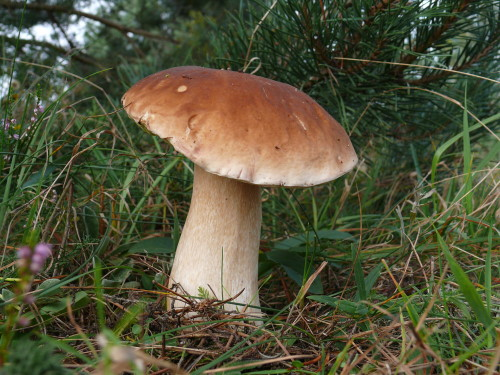
//> input picture resourses/mushroom.jpg, 500 x 375 px
$ ./5-6-calchist_3ch   (built with g++ and OpenCV 4)
//> lines starting //> are read from the running program, lines starting //| are printed output that depends on the picture
#include <opencv2/opencv.hpp>
#include <vector>

int main() {
    cv::Mat img = cv::imread("resourses/mushroom.jpg", cv::IMREAD_COLOR);
//> img is the input picture: 375 rows x 500 cols, CV_8UC3; mean B, G, R 57.9, 83.9, 83.6
    cv::imshow("input", img);

    std::vector<cv::Mat> channels(3);
    cv::split(img, channels);
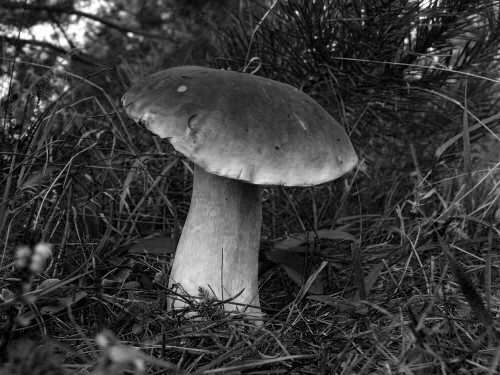
//> channels[0]: 375 rows x 500 cols, CV_8UC1; min 0, max 255, mean 57.9
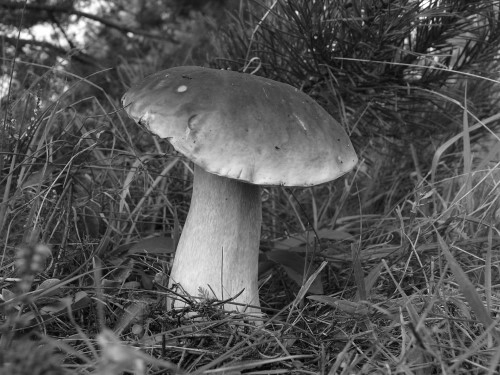
//> channels[1]: 375 rows x 500 cols, CV_8UC1; min 0, max 255, mean 83.9
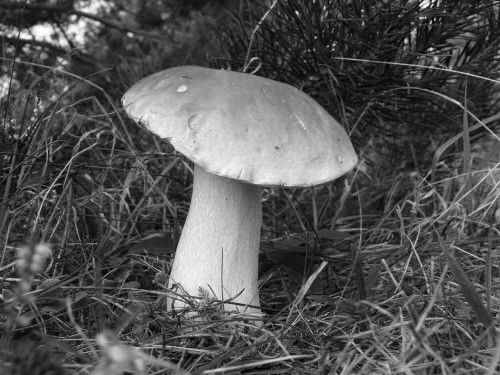
//> channels[2]: 375 rows x 500 cols, CV_8UC1; min 0, max 255, mean 83.6

    const int histSize = 256;
    float range[] = {0, 256};
    const float* histRange = range;
    std::vector<cv::Mat> histOut(3);

    for(int ch = 0; ch < 3; ch++){
        cv::calcHist(&channels[ch], 1, 0, cv::Mat(), histOut[ch], 1, &histSize, &histRange);
    }

    // Print histogram values for every channel
    for(int ch = 0; ch < 3; ch++){
        std::cout << "=== CHANNEL " << ch << ":\n";
        for(int i = 0; i < 256; i++){
            std::cout << histOut[ch].at<float>(i) << " ";
        }
        std::cout << "\n";
    }


    // find max value
    double min, max, maxVal = 0;
    for(int ch = 0; ch < 3; ch++){
        cv::minMaxLoc(histOut[ch], &min, &max);
        if(maxVal < max) maxVal = max;
    }
//> this loop made 3 passes
//> (min, max, maxVal) on pass 1: (7, 2859, 2859)
//> (min, max) on passes 2 to 3: (1, 2239), (2, 2359)
//> after the loop, min = 2; max = 2359; maxVal = 2859

    // draw histogrames
    double ratio = maxVal / 256;
//> ratio = 11.17
    cv::Mat graph = cv::Mat::zeros(cv::Size(256, 256), CV_8UC3);
    cv::Scalar colors[3] = {
        cv::Scalar(255, 0, 0),
        cv::Scalar(0, 255, 0),
        cv::Scalar(0, 0, 255)};

    for(int ch = 0; ch < 3; ch++){
        for(int i = 0; i < 255; i++){
            cv::line(graph, cv::Point(i,255 - (int)histOut[ch].at<float>(i)/ratio), cv::Point(i+1, 255 - (int)histOut[ch].at<float>(i+1)/ratio), colors[ch]);
        }
    }
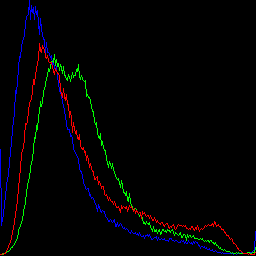
//> graph: 256 rows x 256 cols, CV_8UC3; mean B, G, R 3.3, 2.8, 2.9

    cv::imshow("Histogram", graph);

    cv::waitKey();
    cv::destroyAllWindows();

    return 0;
}
